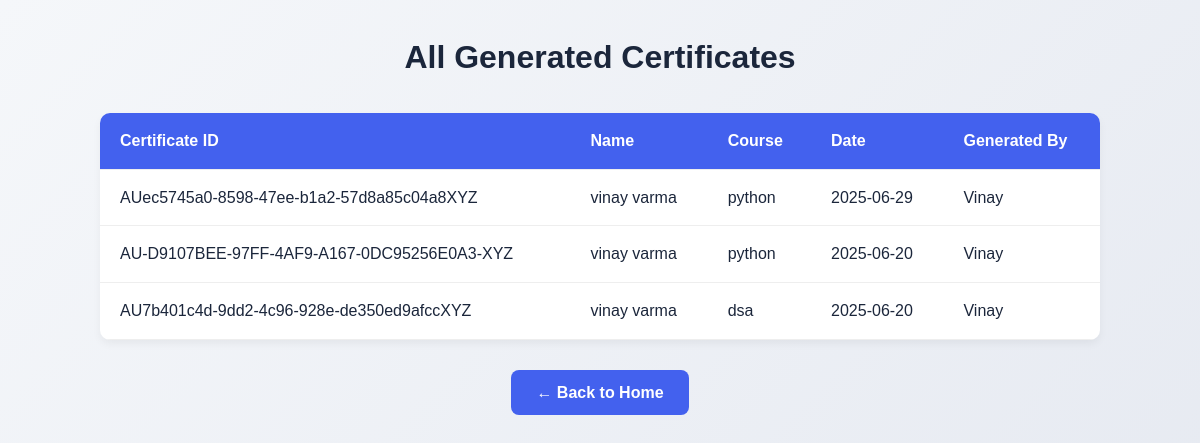
The app's page /certificates (signed in) with its own data.
### app.py (models this page shows, shortened)
class Certificate(db.Model):
    id = db.Column(db.String(36), primary_key=True)
    name = db.Column(db.String(100), nullable=False)
    course = db.Column(db.String(100), nullable=False)
    date = db.Column(db.String(20), nullable=False)
    generated_by = db.Column(db.String(100), nullable=False)
    user_id = db.Column(db.Integer, db.ForeignKey('user.id'), nullable=False)  # Link to user

### app.py (the view)
@app.route('/certificates')
def view_certificates():
    if 'username' not in session:
        return redirect(url_for('home'))
    certs = Certificate.query.filter_by(user_id=session.get('user_id')).order_by(Certificate.date.desc()).all()
    return render_template('certificates.html', certificates=certs)

### app.py (called while the page is built)
@app.before_request
def before_request():
    db.create_all()

### templates/certificates.html (shortened to what this page needs)
<!DOCTYPE html>
<html lang="en">
<head>
    <link rel="stylesheet" href="../static/styles1.css">
</head>
<body>
    <h2>All Generated Certificates</h2>
    <table class="cert-table">
        <thead>
            <tr>
                <th>Certificate ID</th>
                <th>Name</th>
                <th>Course</th>
                <th>Date</th>
                <th>Generated By</th>
            </tr>
        </thead>
        <tbody>
            {% for cert in certificates %}
            <tr>
                <td>{{ cert.id }}</td>
                <td>{{ cert.name }}</td>
                <td>{{ cert.course }}</td>
                <td>{{ cert.date }}</td>
                <td>{{ cert.generated_by }}</td>
            </tr>
            {% endfor %}
        </tbody>
    </table>
    <a href="/index" class="back-btn">← Back to Home</a>
</body>
</html>

### static/styles1.css (style rules this page uses)
* { margin: 0; padding: 0; box-sizing: border-box; }
body { font-family: 'Arial', sans-serif; background-color: #f4f4f4; color: #333; line-height: 1.6; }
a { text-decoration: none; color: inherit; }
html, body { height: 100%; margin: 0; padding: 0; display: flex; flex-direction: column; }

### templates/certificates.html (style rules this page uses)
body { font-family: 'Poppins', sans-serif; background: linear-gradient(135deg, #f5f7fa 0%, #e4e8f0 100%); color: #1b263b; padding: 2rem; }
h2 { text-align: center; margin-bottom: 30px; font-size: 2rem; font-weight: 600; }
.cert-table { width: 100%; max-width: 1000px; margin: 0 auto; border-collapse: collapse; background-color: #fff; box-shadow: 0 4px 8px rgba(0,0,0,0.05); border-radius: 10px; overflow: hidden; }
.cert-table th, .cert-table td { padding: 15px 20px; border-bottom: 1px solid #eee; text-align: left; }
.cert-table thead { background-color: #4361ee; color: white; }
.back-btn { display: block; margin: 30px auto 0; text-align: center; padding: 10px 25px; background-color: #4361ee; color: white; text-decoration: none; font-weight: 600; border-radius: 8px; transition: 0.3s ease; }

### records on screen
Certificate: id "AUec5745a0-8598-47ee-b1a2-57d8a85c04a8XYZ", name "vinay varma", course "python", date "2025-06-29", generated_by "Vinay"
Certificate: id "AU-D9107BEE-97FF-4AF9-A167-0DC95256E0A3-XYZ", name "vinay varma", course "python", date "2025-06-20", generated_by "Vinay"
Certificate: id "AU7b401c4d-9dd2-4c96-928e-de350ed9afccXYZ", name "vinay varma", course "dsa", date "2025-06-20", generated_by "Vinay"
